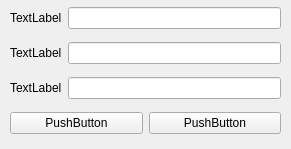
<?xml version="1.0" encoding="UTF-8"?>
<ui version="4.0">
 <class>Form_tab</class>
 <widget class="QWidget" name="Form_tab">
  <property name="geometry">
   <rect>
    <x>0</x>
    <y>0</y>
    <width>291</width>
    <height>149</height>
   </rect>
  </property>
  <property name="windowTitle">
   <string>Form</string>
  </property>
  <widget class="QWidget" name="">
   <property name="geometry">
    <rect>
     <x>10</x>
     <y>0</y>
     <width>271</width>
     <height>141</height>
    </rect>
   </property>
   <layout class="QVBoxLayout" name="verticalLayout">
    <item>
     <layout class="QHBoxLayout" name="horizontalLayout_3">
      <item>
       <widget class="QLabel" name="label">
        <property name="text">
         <string>TextLabel</string>
        </property>
       </widget>
      </item>
      <item>
       <widget class="QLineEdit" name="lineEdit"/>
      </item>
     </layout>
    </item>
    <item>
     <layout class="QHBoxLayout" name="horizontalLayout_2">
      <item>
       <widget class="QLabel" name="label_2">
        <property name="text">
         <string>TextLabel</string>
        </property>
       </widget>
      </item>
      <item>
       <widget class="QLineEdit" name="lineEdit_2"/>
      </item>
     </layout>
    </item>
    <item>
     <layout class="QHBoxLayout" name="horizontalLayout">
      <item>
       <widget class="QLabel" name="label_3">
        <property name="text">
         <string>TextLabel</string>
        </property>
       </widget>
      </item>
      <item>
       <widget class="QLineEdit" name="lineEdit_3"/>
      </item>
     </layout>
    </item>
    <item>
     <layout class="QHBoxLayout" name="horizontalLayout_4">
      <item>
       <widget class="QPushButton" name="pushButton">
        <property name="text">
         <string>PushButton</string>
        </property>
       </widget>
      </item>
      <item>
       <widget class="QPushButton" name="pushButton_2">
        <property name="text">
         <string>PushButton</string>
        </property>
       </widget>
      </item>
     </layout>
    </item>
   </layout>
  </widget>
 </widget>
 <resources/>
 <connections/>
</ui>
